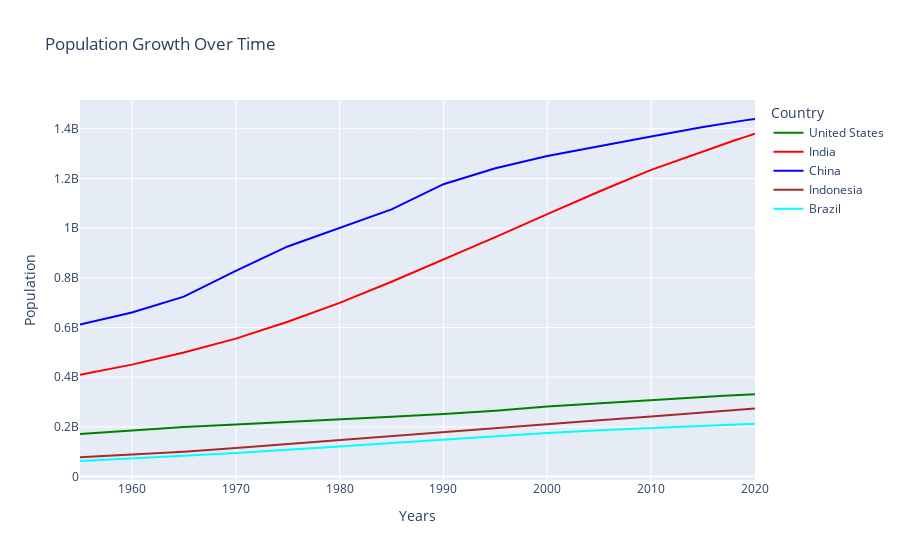

Notebook code for this chart:
### Code cell
# adding specifuc colors to the lines

df_reset1 = df_pivot.reset_index()
#df_reset1

#Melt the DataFrame for Plotly Express

df_melted1 = df_reset1.melt(id_vars='year', var_name='country', value_name='population')
#df_melted1

# Create the line plot with axis labels

fig = px.line(df_melted1, x='year', y='population', color='country',
             labels={'year': 'Years', 'population': 'Population', 'country': 'Country'},
             color_discrete_sequence=['green','red','blue','brown','cyan'],
             title='Population Growth Over Time')
fig.show()

### Figure 1 — Plotly figure (JSON) as saved in the notebook; plotly's stock layout.template omitted (floating-point values rounded to 4 significant figures)
{"data": [{"hovertemplate": "Country=United States<br>Years=%{x}<br>Population=%{y}<extra></extra>", "legendgroup": "United States", "line": {"color": "green", "dash": "solid"}, "marker": {"symbol": "circle"}, "mode": "lines", "name": "United States", "orientation": "v", "showlegend": true, "type": "scatter", "x": [1955.0, 1960.0, 1965.0, 1970.0, 1975.0, 1980.0, 1985.0, 1990.0, 1995.0, 2000.0, 2005.0, 2010.0, 2015.0, 2016.0, 2017.0, 2018.0, 2019.0, 2020.0], "xaxis": "x", "y": [171700000.0, 186700000.0, 199700000.0, 209500000.0, 219100000.0, 229500000.0, 240500000.0, 252100000.0, 265200000.0, 281700000.0, 295000000.0, 309000000.0, 320900000.0, 323000000.0, 325100000.0, 327100000.0, 329100000.0, 331000000.0], "yaxis": "y"}, {"hovertemplate": "Country=India<br>Years=%{x}<br>Population=%{y}<extra></extra>", "legendgroup": "India", "line": {"color": "red", "dash": "solid"}, "marker": {"symbol": "circle"}, "mode": "lines", "name": "India", "orientation": "v", "showlegend": true, "type": "scatter", "x": [1955.0, 1960.0, 1965.0, 1970.0, 1975.0, 1980.0, 1985.0, 1990.0, 1995.0, 2000.0, 2005.0, 2010.0, 2015.0, 2016.0, 2017.0, 2018.0, 2019.0, 2020.0], "xaxis": "x", "y": [409900000.0, 450500000.0, 499100000.0, 555200000.0, 623100000.0, 699000000.0, 784400000.0, 873300000.0, 963900000.0, 1057000000.0, 1148000000.0, 1234000000.0, 1310000000.0, 1325000000.0, 1339000000.0, 1353000000.0, 1366000000.0, 1380000000.0], "yaxis": "y"}, {"hovertemplate": "Country=China<br>Years=%{x}<br>Population=%{y}<extra></extra>", "legendgroup": "China", "line": {"color": "blue", "dash": "solid"}, "marker": {"symbol": "circle"}, "mode": "lines", "name": "China", "orientation": "v", "showlegend": true, "type": "scatter", "x": [1955.0, 1960.0, 1965.0, 1970.0, 1975.0, 1980.0, 1985.0, 1990.0, 1995.0, 2000.0, 2005.0, 2010.0, 2015.0, 2016.0, 2017.0, 2018.0, 2019.0, 2020.0], "xaxis": "x", "y": [612200000.0, 660400000.0, 724200000.0, 827600000.0, 926200000.0, 1000000000.0, 1076000000.0, 1177000000.0, 1241000000.0, 1291000000.0, 1331000000.0, 1369000000.0, 1407000000.0, 1414000000.0, 1421000000.0, 1428000000.0, 1434000000.0, 1439000000.0], "yaxis": "y"}, {"hovertemplate": "Country=Indonesia<br>Years=%{x}<br>Population=%{y}<extra></extra>", "legendgroup": "Indonesia", "line": {"color": "brown", "dash": "solid"}, "marker": {"symbol": "circle"}, "mode": "lines", "name": "Indonesia", "orientation": "v", "showlegend": true, "type": "scatter", "x": [1955.0, 1960.0, 1965.0, 1970.0, 1975.0, 1980.0, 1985.0, 1990.0, 1995.0, 2000.0, 2005.0, 2010.0, 2015.0, 2016.0, 2017.0, 2018.0, 2019.0, 2020.0], "xaxis": "x", "y": [77270000.0, 87750000.0, 100300000.0, 114800000.0, 130700000.0, 147400000.0, 165000000.0, 181400000.0, 196900000.0, 211500000.0, 226300000.0, 241800000.0, 258400000.0, 261600000.0, 264700000.0, 267700000.0, 270600000.0, 273500000.0], "yaxis": "y"}, {"hovertemplate": "Country=Brazil<br>Years=%{x}<br>Population=%{y}<extra></extra>", "legendgroup": "Brazil", "line": {"color": "cyan", "dash": "solid"}, "marker": {"symbol": "circle"}, "mode": "lines", "name": "Brazil", "orientation": "v", "showlegend": true, "type": "scatter", "x": [1955.0, 1960.0, 1965.0, 1970.0, 1975.0, 1980.0, 1985.0, 1990.0, 1995.0, 2000.0, 2005.0, 2010.0, 2015.0, 2016.0, 2017.0, 2018.0, 2019.0, 2020.0], "xaxis": "x", "y": [62530000.0, 72180000.0, 83370000.0, 95110000.0, 107200000.0, 120700000.0, 135300000.0, 149000000.0, 162000000.0, 174800000.0, 186100000.0, 195700000.0, 204500000.0, 206200000.0, 207800000.0, 209500000.0, 211000000.0, 212600000.0], "yaxis": "y"}], "layout": {"legend": {"title": {"text": "Country"}, "tracegroupgap": 0}, "title": {"text": "Population Growth Over Time"}, "xaxis": {"anchor": "y", "domain": [0, 1], "title": {"text": "Years"}}, "yaxis": {"anchor": "x", "domain": [0, 1], "title": {"text": "Population"}}}}
